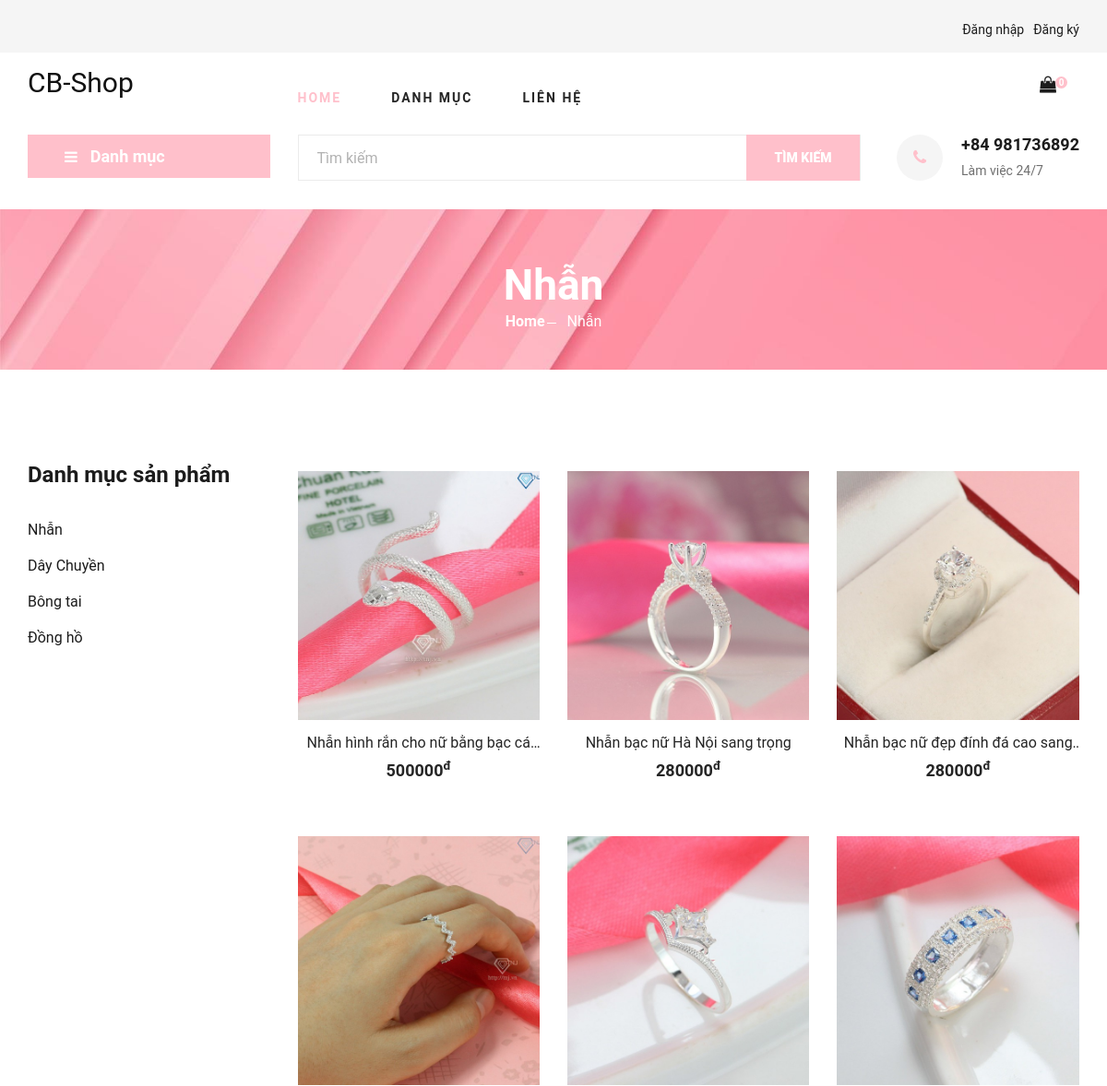
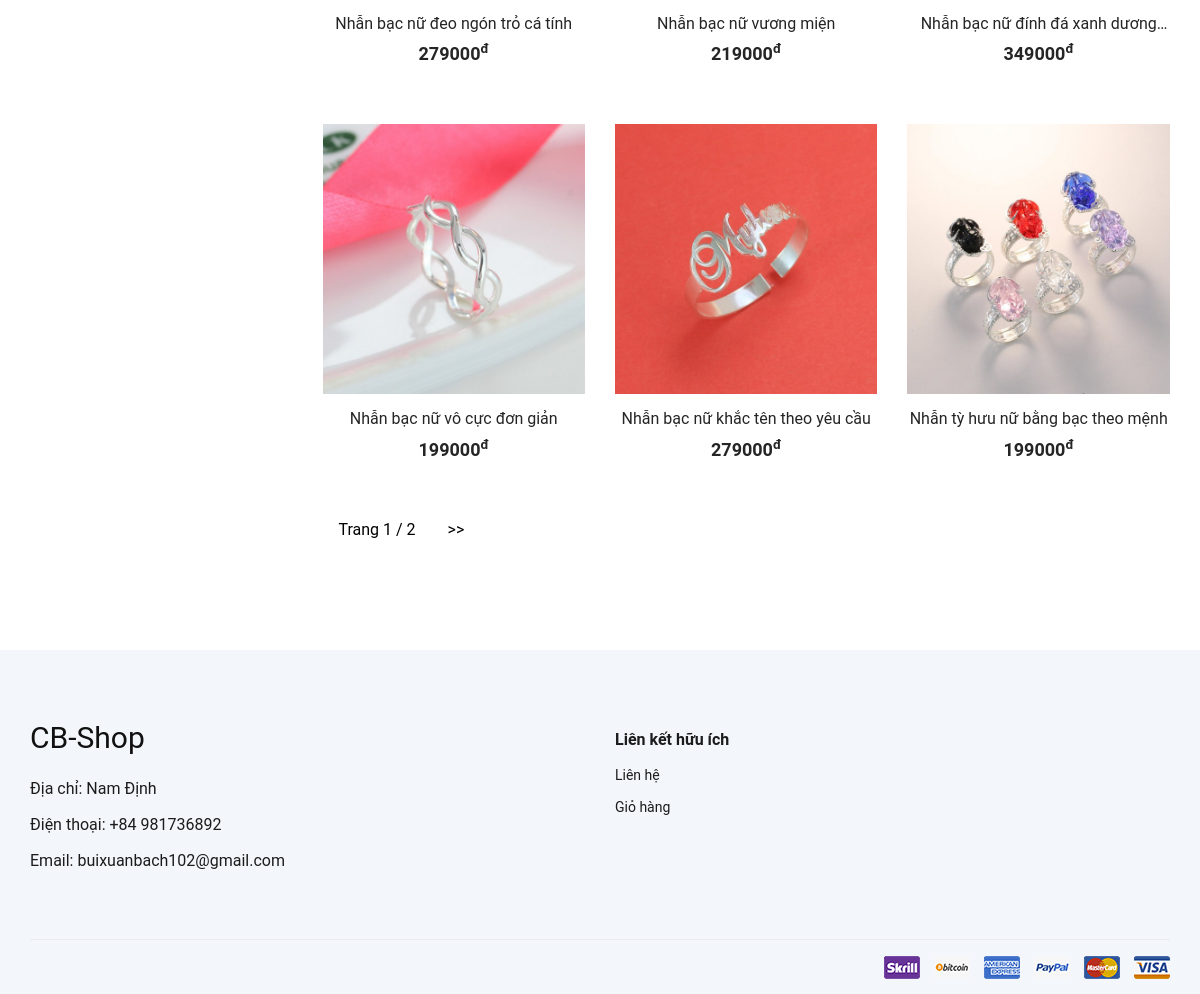
/products/1, run on the app's committed database (2 pictures, top to bottom).
### home/models.py (models this page shows, shortened)
class Category(models.Model):
    cat_name = models.CharField(max_length=255, verbose_name=_('name'))
    cat_img = models.ImageField(null= True, verbose_name=_('image'))
    cat_status = models.BooleanField(default=False, verbose_name=_('status'))
    date = models.DateTimeField(auto_now_add= True)
    class Meta:
        verbose_name = _('category')
        verbose_name_plural = _('categories')

class Product(models.Model):
    pro_name = models.CharField(max_length=255, verbose_name=_('name'))
    cat_id = models.ForeignKey(Category, on_delete=models.CASCADE, verbose_name=_('category'))
    pro_img = models.ImageField(null=True, verbose_name=_('image'))
    pro_size = models.CharField(max_length=10, verbose_name=_('size'))
    pro_material = models.CharField(max_length=10, verbose_name=_('material'))
    pro_price = models.IntegerField(verbose_name=_('price'))
    pro_quantity = models.IntegerField(verbose_name=_('quantity'))
    pro_desc = models.TextField(verbose_name=_('description'))
    date = models.DateTimeField(auto_now_add= True)
    class Meta:
        verbose_name = _('product')
        verbose_name_plural = _('products')

### home/views.py (the view)
# urls.py: path('products/<int:cat_id>', views.show_product, name='products'),
def show_product(request, cat_id):
    DataCat = Category.objects.all().order_by('date')
    Cate_prod = Category.objects.get(id=cat_id)
    DataPro = Product.objects.filter(cat_id=cat_id)
    paginator = Paginator(DataPro, 9)
    pageNumber = request.GET.get('page')
    try:
        products = paginator.page(pageNumber)
    except PageNotAnInteger:
        products = paginator.page(1)
    except EmptyPage:
        products = paginator.page(paginator.num_pages)
    data = cartData(request)
    order = data['order']
    items = data['items']
    cartItems = data['cartItems']
    context = {
        'Product' : products,
        'Categories' : DataCat,
        'cartItems' : cartItems,
        'Category' : Cate_prod,
        }
    return render(request, 'pages/products.html', context )

### home/utils.py (called while the page is built, shortened)
def cookieCart(request):
    try:
        cart = json.loads(request.COOKIES['cart'])
    except:
        cart = {}
    print('Cart: ',cart)
    items = []
    order = {'get_cart_items': 0,'get_cart_total': 0}
    cartItems = order['get_cart_items']
    return {'cartItems' : cartItems, 'order': order, 'items': items}

def cartData(request):
    if request.user.is_authenticated :
        customer = request.user.customer
        order, created = Order.objects.get_or_create(customer = customer, complete = False)
        items = order.orderitem_set.all()
        cartItems = order.get_cart_items
    else:
        cookieData = cookieCart(request)
        order = cookieData['order']
        items = cookieData['items']
        cartItems = cookieData['cartItems']
    return {'cartItems' : cartItems, 'order': order, 'items': items}

### home/templates/pages/products.html (shortened to what this page needs)
{% extends "pages/base.html" %}
{% load static %}
{% block content %}
    <section class="breadcrumb-section set-bg" data-setbg="{% static 'img/breadcrumb.jpg' %}">
        <div class="container">
            <div class="row">
                <div class="col-lg-12 text-center">
                    <div class="breadcrumb__text">
                        <h2>{{Category.cat_name}}</h2>
                        <div class="breadcrumb__option">
                            <a href="{% url 'home' %}">Home</a>
                            <span>{{Category.cat_name}}</span>
                        </div>
                    </div>
                </div>
            </div>
        </div>
    </section>
    <section class="product spad">
        <div class="container">
            <div class="row">
                <div class="col-lg-3 col-md-5">
                    <div class="sidebar">
                        <div class="sidebar__item">
                            <h4>Danh mục sản phẩm   </h4>
                            <ul>
                                {% for cat in Categories %}
                                <li><a href="{% url 'products' cat.id %}">{{cat.cat_name}}</a></li>
                                {% endfor %}
                            </ul>
                        </div>
                    </div>
                </div>
                <div class="col-lg-9 col-md-7">
                    <div class="row">
                        {% for pro in Product %}
                        <div class="col-lg-4 col-md-6 col-sm-6">
                            <div class="product__item">
                                <div class="product__item__pic set-bg" data-setbg="{{pro.pro_img.url}}">
                                </div>
                                <div class="product__item__text">
                                    <h6><a href="{% url 'detail' pro.id  %}" class="product_name">{{pro.pro_name}}</a></h6>
                                    <h5>{{pro.pro_price}}<sup>đ</sup></h5>
                                </div>
                            </div>
                        </div>
                        {% endfor %}
                    </div>
                    <div class="pagination">
                        <span class="current"><a href="">Trang {{ Product.number }} / {{ Product.paginator.num_pages }}</a>
                        </span>
                        <span>
                            {% if Product.has_next %}
                                <a href="?page={{ Product.next_page_number }}">>></a>
                            {% endif %}
                        </span>
                    </div>
                </div>
            </div>
        </div>
    </section>
{% endblock %}

### shoptrangsuc/static/css/style.css (style rules this page uses)
html, body { height: 100%; font-family: 'Roboto', sans-serif; }
h1, h2, h3, h4, h5, h6 { margin: 0; color: #111111; font-weight: 400; }
h2 { font-size: 36px; }
h4 { font-size: 24px; }
h5 { font-size: 18px; }
h6 { font-size: 16px; }
ul, ol { padding: 0; margin: 0; }
.set-bg { background-repeat: no-repeat; background-size: cover; background-position: top center; }
.spad { padding-top: 100px; padding-bottom: 100px; }
.breadcrumb-section { display: flex; align-items: center; padding: 45px 0 40px; }
.breadcrumb__text h2 { font-size: 46px; color: #ffffff; font-weight: 700; }
.breadcrumb__option a { display: inline-block; font-size: 16px; color: #ffffff; font-weight: 700; margin-right: 20px; position: relative; }
.breadcrumb__option a:after { position: absolute; right: -12px; top: 13px; height: 1px; width: 10px; background: #ffffff; content: ""; }
.breadcrumb__option span { display: inline-block; font-size: 16px; color: #ffffff; }
.sidebar__item { margin-bottom: 35px; }
.sidebar__item h4 { color: #1c1c1c; font-weight: 700; margin-bottom: 25px; }
.sidebar__item ul li { list-style: none; }
.sidebar__item ul li a { font-size: 16px; color: #1c1c1c; line-height: 39px; display: block; }
.product__item { margin-bottom: 50px; }
.product__item__pic { height: 270px; position: relative; overflow: hidden; }
.product__item__text { text-align: center; padding-top: 15px; }
.product__item__text h6 { margin-bottom: 10px; }
.product__item__text h6 a { color: #252525; }
.product__item__text h5 { color: #252525; font-weight: 700; }
.pagination a { color: black; float: left; padding: 8px 16px; text-decoration: none; transition: background-color .3s; }
.product_name { display: block; display: -webkit-box; -webkit-line-clamp: 1; -webkit-box-orient: vertical; overflow: hidden; text-overflow: ellipsis; }
@media only screen and (min-width: 1200px) { .container { max-width: 1170px; } }
.product { border-radius: 0 0 4px 4px; }
.col-lg-4, .col-lg-6, .col-lg-8, .col-lg-12 { margin-top: 10px; }

### data on the page
Category: cat_name "Nhẫn"
Category: cat_name "Dây Chuyền"
Category: cat_name "Bông tai"
Category: cat_name "Đồng hồ"
Product: shows a picture, pro_name "Nhẫn hình rắn cho nữ bằng bạc…", pro_price "500000"
Product: shows a picture, pro_name "Nhẫn bạc nữ Hà Nội sang trọng", pro_price "280000"
Product: shows a picture, pro_name "Nhẫn bạc nữ đẹp đính đá cao…", pro_price "280000"
Product: shows a picture, pro_name "Nhẫn bạc nữ đeo ngón trỏ cá tính", pro_price "279000"
Product: shows a picture, pro_name "Nhẫn bạc nữ vương miện", pro_price "219000"
Product: shows a picture, pro_name "Nhẫn bạc nữ đính đá xanh…", pro_price "349000"
Product: shows a picture, pro_name "Nhẫn bạc nữ vô cực đơn giản", pro_price "199000"
Product: shows a picture, pro_name "Nhẫn bạc nữ khắc tên theo yêu cầu", pro_price "279000"
Product: shows a picture, pro_name "Nhẫn tỳ hưu nữ bằng bạc theo mệnh", pro_price "199000"

### other printed values
{{ cartItems }} "0"
{{ Product.number }} "1"
{{ Product.paginator.num_pages }} "2"
